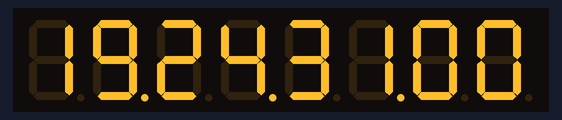
Simulated run of this sketch. Board: Arduino Uno, built for the host (arithmetic inside an expression is 32-bit, double 64-bit). Parts: 8-digit seven-segment display. WiFi joins after 1.5 s; servers stay silent unless stated; what the sketch prints to the serial monitor is not drawn.

Above: at 1.68 s.
At 6.18 s:
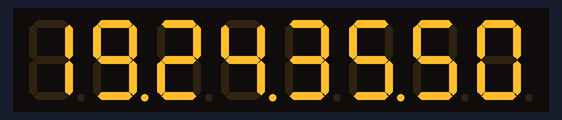
At 10.99 s:
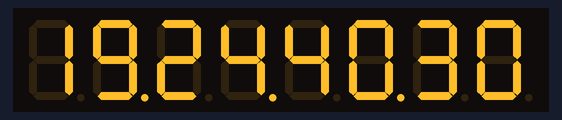
At 20.59 s:
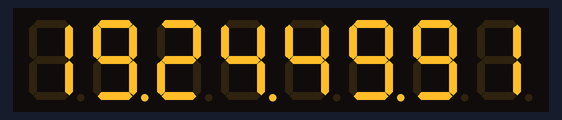
At 30.2 s:
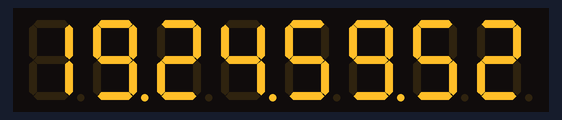
At 39.81 s:
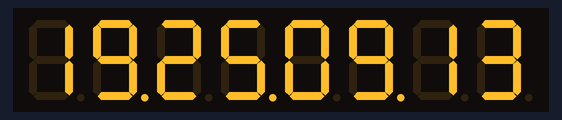

The sketch:

XCIS7SegNTPClock.ino
```cpp
#include "LedControl.h"
#include <Wire.h>
#include <TimeLib.h>
#include <Ethernet.h>
#include <EthernetUdp.h>
#include <SPI.h>

byte mac[] = { 0xDE, 0xAD, 0xBE, 0xEF, 0xFE, 0xED };
IPAddress timeServer(132, 163, 96, 1); // time-a.timefreq.bldrdoc.gov
const int timeZone = 9;
EthernetUDP Udp;
unsigned int localPort = 8888;  // local port to listen for UDP packets

//#include <DS3231.h>
/*
 Now we need a LedControl to work with.
 pin 12 is connected to the DataIn
 pin 10 is connected to the CLK
 pin 11 is connected to LOAD
 */
LedControl lc=LedControl(4,2,3,1);

/* we always wait a bit between updates of the display */
unsigned long delaytime=10;
unsigned long m;

void lcdDisplay()
{
  //Serial.println("LCD Display");
  static int oldsecond;
  static long oldmillis;
  int asecond,aminute,ahour,hlast,mlast,slast,tens,hundreds;
  bool PM, h12;
  //second=Clock.getSecond();
  asecond = second();
  if ( asecond != oldsecond ) {
    oldmillis = millis();
    oldsecond = asecond;
  }
  //minute=Clock.getMinute();
  aminute = minute();
 // hour=Clock.getHour(h12, PM);
 ahour = hour();
  slast = asecond % 10;
  mlast = aminute % 10;
  hlast = ahour % 10;
  asecond = (asecond - slast) / 10;
  aminute = (aminute - mlast) / 10;
  ahour = (ahour - hlast) / 10;
  tens = (millis()-oldmillis)/100;
  hundreds = ((millis()-oldmillis)/10)%10;
    lc.setDigit(0,7,ahour,false);
    lc.setDigit(0,6,hlast,true);
    lc.setDigit(0,5,aminute,false);
    lc.setDigit(0,4,mlast,true);
    lc.setDigit(0,3,asecond,false);
    lc.setDigit(0,2,slast,true);
    lc.setDigit(0,1,tens,false);
    lc.setDigit(0,0,hundreds,false);
}

void setup() {
  /*
   The MAX72XX is in power-saving mode on startup,
   we have to do a wakeup call
   */
  Wire.begin();
  lc.shutdown(0,false);
  /* Set the brightness to a medium values */
  lc.setIntensity(0,3);
  /* and clear the display */
  lc.clearDisplay(0);
  Serial.begin(115200);

  if (Ethernet.begin(mac) == 0) {
    // no point in carrying on, so do nothing forevermore:
    while (1) {
      Serial.println("Failed to configure Ethernet using DHCP");
      delay(10000);
    }
  }
  Serial.print("IP number assigned by DHCP is ");
  Serial.println(Ethernet.localIP());
  Udp.begin(localPort);
  Serial.println("waiting for sync");
  setSyncProvider(getNtpTime);

}
time_t prevDisplay = 0; // when the digital clock was displayed
unsigned long dtime = 10;

void loop()
{
   if (timeStatus() != timeNotSet)
   {
      m = millis();
      lcdDisplay();
      delay(millis()-m); //adjust
   }
}
void digitalClockDisplay(){
  // digital clock display of the time
  Serial.print(hour());
  printDigits(minute());
  printDigits(second());
  Serial.print(" ");
  Serial.print(day());
  Serial.print(" ");
  Serial.print(month());
  Serial.print(" ");
  Serial.print(year());
  Serial.println();
}

void printDigits(int digits){
  // utility for digital clock display: prints preceding colon and leading 0
  Serial.print(":");
  if(digits < 10)
    Serial.print('0');
  Serial.print(digits);
}

/*-------- NTP code ----------*/

const int NTP_PACKET_SIZE = 48; // NTP time is in the first 48 bytes of message
byte packetBuffer[NTP_PACKET_SIZE]; //buffer to hold incoming & outgoing packets

time_t getNtpTime()
{
  while (Udp.parsePacket() > 0) ; // discard any previously received packets
  Serial.println("Transmit NTP Request");
  sendNTPpacket(timeServer);
  uint32_t beginWait = millis();
  while (millis() - beginWait < 1500) {
    int size = Udp.parsePacket();
    if (size >= NTP_PACKET_SIZE) {
      Serial.println("Receive NTP Response");
      Udp.read(packetBuffer, NTP_PACKET_SIZE);  // read packet into the buffer
      unsigned long secsSince1900;
      // convert four bytes starting at location 40 to a long integer
      secsSince1900 =  (unsigned long)packetBuffer[40] << 24;
      secsSince1900 |= (unsigned long)packetBuffer[41] << 16;
      secsSince1900 |= (unsigned long)packetBuffer[42] << 8;
      secsSince1900 |= (unsigned long)packetBuffer[43];
      return secsSince1900 - 2208988800UL + timeZone * SECS_PER_HOUR;
    }
  }
  Serial.println("No NTP Response :-(");
  return 0; // return 0 if unable to get the time
}

// send an NTP request to the time server at the given address
void sendNTPpacket(IPAddress &address)
{
  // set all bytes in the buffer to 0
  memset(packetBuffer, 0, NTP_PACKET_SIZE);
  // Initialize values needed to form NTP request
  // (see URL above for details on the packets)
  packetBuffer[0] = 0b11100011;   // LI, Version, Mode
  packetBuffer[1] = 0;     // Stratum, or type of clock
  packetBuffer[2] = 6;     // Polling Interval
  packetBuffer[3] = 0xEC;  // Peer Clock Precision
  // 8 bytes of zero for Root Delay & Root Dispersion
  packetBuffer[12]  = 49;
  packetBuffer[13]  = 0x4E;
  packetBuffer[14]  = 49;
  packetBuffer[15]  = 52;
  // all NTP fields have been given values, now
  // you can send a packet requesting a timestamp:
  Udp.beginPacket(address, 123); //NTP requests are to port 123
  Udp.write(packetBuffer, NTP_PACKET_SIZE);
  Udp.endPacket();
}
```
